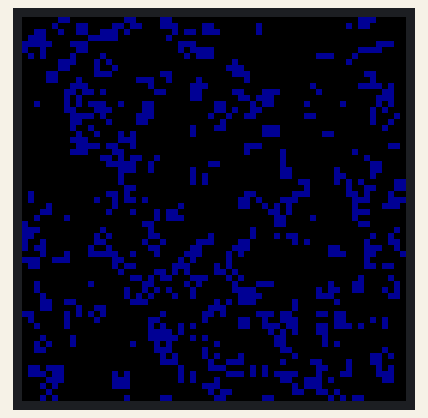
Bench run of a sketch on a simulated ESP32. On the bench: 64×64 colour display. Random numbers use the default seed unless the sketch sets one; what the sketch prints to the serial monitor is not drawn.

Above: at 0.11 s.
At 4.92 s:
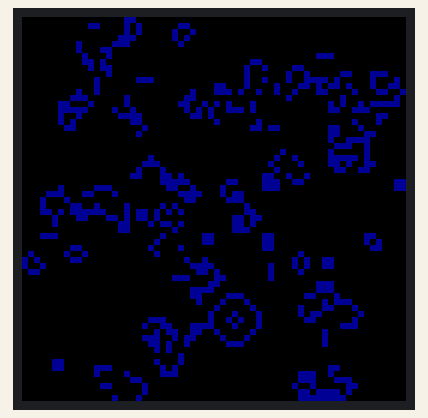
At 9.93 s:
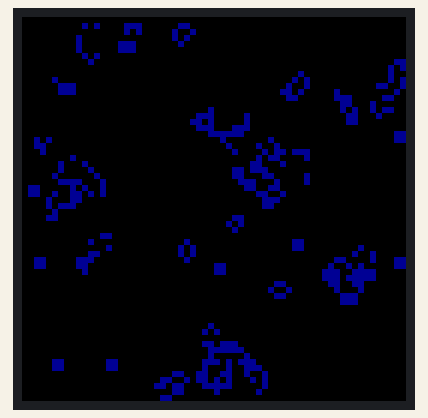
At 19.96 s:
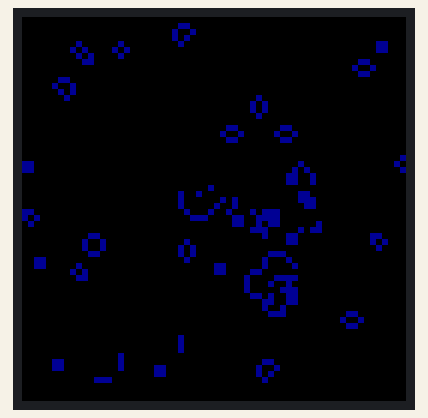
At 29.78 s:
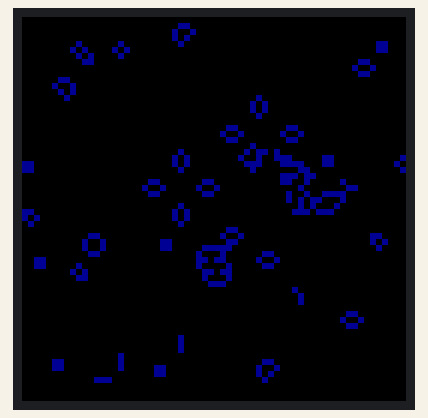
At 39.81 s:
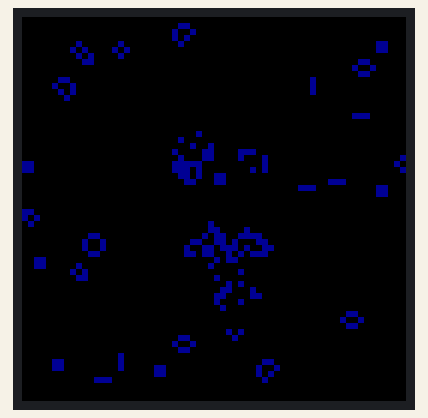

The sketch:

conways_gol.ino
```cpp
/*******************************************************************
    Dylan Duhamel, Dec 14, 2023

    Simulation on LED matrix of Conway's GOL.

    Based on mrfaptastic's example in ESP32-HUB75-MatrixPanel-I2S-DMA
    https://github.com/mrfaptastic/ESP32-HUB75-MatrixPanel-I2S-DMA/blob/master/examples/2_PatternPlasma

 *******************************************************************/

// ----------------------------
// Additional Libraries - some of these will need to be installed.
// ----------------------------

#include <array>
#include <unistd.h>

#include <ESP32-HUB75-MatrixPanel-I2S-DMA.h>
// This is the library for interfacing with the display

// Can be installed from the library manager (Search for "ESP32 MATRIX DMA")
// https://github.com/mrfaptastic/ESP32-HUB75-MatrixPanel-I2S-DMA


// --------------------------------
// -------   Matrix Config   ------
// --------------------------------

const int panelResX = 64;   // Number of pixels wide of each INDIVIDUAL panel module.
const int panelResY = 64;   // Number of pixels tall of each INDIVIDUAL panel module.
const int panel_chain = 1;  // Total number of panels chained one to another.

// -------------------------------
// -------   Other Config   ------
// -------------------------------

std::array<std::array<int, panelResY>, panelResX> display{};
std::array<std::array<int, panelResY>, panelResX> swap{};

// placeholder for the matrix object
MatrixPanel_I2S_DMA *dma_display = nullptr;

// For game time
unsigned long lastTime = 0;

// Pixel coords
int x, y = 0;

// Game colors
int r, g, b = 150;

const int refreshDelay = 100;
const int GAME_WIDTH = 64;
const int GAME_HEIGHT = 64;

int getRandomCoord() {
  return random(64);
}

void displaySetup() {
  HUB75_I2S_CFG mxconfig(
    panelResX,   // Module width
    panelResY,   // Module height
    panel_chain  // Chain length
  );

  // This is how you enable the double buffer.
  // Double buffer can help with animation heavy projects
  //mxconfig.double_buff = true;

  // If you are using a 64x64 matrix you need to pass a value for the E pin
  // The trinity connects GPIO 18 to E.
  // This can be commented out for any smaller displays (but should work fine with it)
  mxconfig.gpio.e = 18;

  // May or may not be needed depending on your matrix
  // Example of what needing it looks like:
  // https://github.com/mrfaptastic/ESP32-HUB75-MatrixPanel-I2S-DMA/issues/134#issuecomment-866367216
  mxconfig.clkphase = false;

  // Some matrix panels use different ICs for driving them and some of them have strange quirks.
  // If the display is not working right, try this.
  // mxconfig.driver = HUB75_I2S_CFG::FM6126A;

  // Display Setup
  dma_display = new MatrixPanel_I2S_DMA(mxconfig);

  // let's adjust default brightness to about 75%
  //dma_display->setBrightness8(192); // range is 0-255, 0 - 0%, 255 - 100%

  // Allocate memory and start DMA display
  if (not dma_display->begin())
    Serial.println("****** I2S memory allocation failed ***********");
}

// Determine neighbors and status
bool isAlive(int x, int y, std::array<std::array<int, GAME_HEIGHT>, GAME_WIDTH> &game) {
  int aliveNeighbors = 0;

  // Side neighbors
  // // W
  if (x > 0 && game[x - 1][y] == 1)
    aliveNeighbors += 1;
  // E
  if (x < GAME_WIDTH && game[x + 1][y] == 1)
    aliveNeighbors += 1;
  // N
  if (y > 0 && game[x][y - 1] == 1)
    aliveNeighbors += 1;
  // S
  if (y < GAME_HEIGHT && game[x][y + 1] == 1)
    aliveNeighbors += 1;

  // Corner neighbors
  // NW
  if (x > 0 && y > 0 && game[x - 1][y - 1] == 1)
    aliveNeighbors += 1;
  // NE
  if (x < GAME_WIDTH && y > 0 && game[x + 1][y - 1] == 1)
    aliveNeighbors += 1;
  // SW
  if (x > 0 && y < GAME_HEIGHT && game[x - 1][y + 1] == 1)
    aliveNeighbors += 1;
  // SE
  if (x < GAME_WIDTH && y < GAME_HEIGHT && game[x + 1][y + 1])
    aliveNeighbors += 1;

  // Conway's rules
  if (game[x][y] == 1 && aliveNeighbors < 2)
    return false;
  if (game[x][y] == 1 && (aliveNeighbors == 2 || aliveNeighbors == 3))
    return true;
  if (game[x][y] == 1 && aliveNeighbors > 3)
    return false;
  if (game[x][y] == 0 && aliveNeighbors == 3)
    return true;

  return false;
}

void initGameSeed() {
  // Init game arrays
  for (auto &row : display) {
    // Populate either 1 or 0 for each element (this is the game seed)
    std::generate(row.begin(), row.end(), []() {
      return rand() % 5 == 0 ? 1 : 0;
    });
  }

  for (auto &row : swap) {
    row.fill(0);
  }
}

void setup() {
  Serial.begin(115200);

  Serial.println(F("*****************************************************"));
  Serial.println(F("*        ESP32-HUB75-MatrixPanel Conway's GOL       *"));
  Serial.println(F("*****************************************************"));

  initGameSeed();

  displaySetup();

  Serial.println("Starting random pixel...");
}

void loop() {
  // Get time since program start
  unsigned long currentTime = millis();

  // Check each pixel based on rules
  for (int i = 0; i < GAME_WIDTH; i++) {
    for (int j = 0; j < GAME_HEIGHT; j++) {
      // Check pixel for rules
      swap[i][j] = isAlive(i, j, display) ? 1 : 0;
    }
  }

  // Draw pixels
  for (int i = 0; i < GAME_WIDTH; i++) {
    for (int j = 0; j < GAME_HEIGHT; j++) {
      if (swap[i][j]) {
        dma_display->drawPixelRGB888(i, j, r, g, b);
      } else {
        dma_display->drawPixelRGB888(i, j, 0, 0, 0);
      }
    }
  }

  // Swap matrix
  std::copy(swap.begin(), swap.end(), display.begin());

  delay(refreshDelay);
  dma_display->clearScreen();

  // Reset game after 1 minuite
  if (currentTime - lastTime >= 60000) {
    initGameSeed();

    r = random(255);
    g = random(255);
    g = random(255);

    lastTime = currentTime;
  }
}
```
